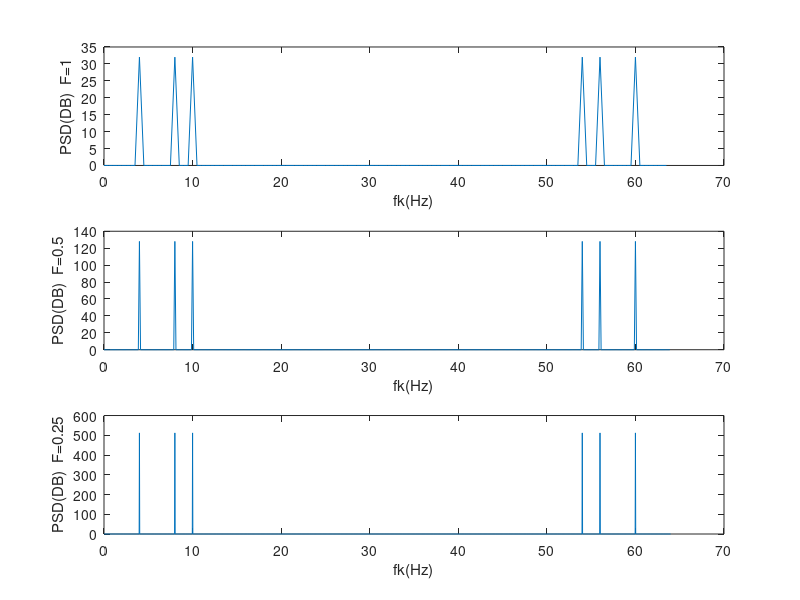

The MATLAB source for this figure:
clc,clear,close all
Ts=1/64;
N1=128;
N2=512;
N3=2048;
n1=0:1:N1-1;
n2=0:1:N2-1;
n3=0:1:N3-1;
x1=cos(8*pi*n1*Ts)+cos(16*pi*n1*Ts)+cos(20*pi*n1*Ts);
x2=cos(8*pi*n2*Ts)+cos(16*pi*n2*Ts)+cos(20*pi*n2*Ts);
x3=cos(8*pi*n3*Ts)+cos(16*pi*n3*Ts)+cos(20*pi*n3*Ts);
X1=fft(x1,N1);
X2=fft(x2,N2);
X3=fft(x3,N3);
PSD1=X1.*conj(X1)/N1;
PSD2=X2.*conj(X2)/N2;
PSD3=X3.*conj(X3)/N3;
subplot(311)
plot(n1/N1/Ts,abs(PSD1));
ylabel("PSD(DB)  F=1");
xlabel("fk(Hz)");
subplot(312)
plot(n2/N2/Ts,abs(PSD2));
ylabel("PSD(DB)  F=0.5");
xlabel("fk(Hz)");
subplot(313)
plot(n3/N3/Ts,abs(PSD3));
ylabel("PSD(DB)  F=0.25");
xlabel("fk(Hz)");
